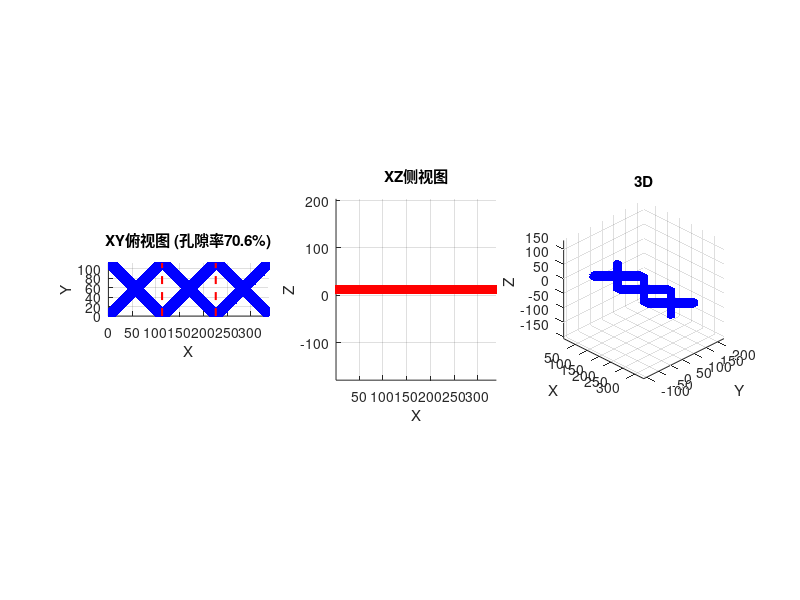

Recreate this plot in MATLAB.
%% RO 菱形编织隔网（孔隙率调整版）
clear; clc; close all;

%% 参数
pitch = 4.0;           % mm，节距
d_fiber = 1.0;         % mm，纤维直径
r_fiber = d_fiber / 2; % 0.5 mm

dx = 0.05;             % mm，分辨率

% 菱形几何
diamond_diag = pitch * sqrt(2);  % ≈ 5.657 mm

% 计算域：3个cross
Lx = 3 * diamond_diag;  % ≈ 16.97 mm
Ly = diamond_diag;      % ≈ 5.657 mm  
Lz = 1.2;               % mm，流道高度

NX = round(Lx / dx);    % 339
NY = round(Ly / dx);    % 113
NZ = round(Lz / dx);    % 24

fprintf('=== 菱形编织隔网 ===\n');
fprintf('纤维直径: %.2f mm\n', d_fiber);
fprintf('菱形对角线: %.3f mm\n', diamond_diag);
fprintf('网格: %d×%d×%d\n', NX, NY, NZ);

%% 网格坐标
x = (0:NX-1) * dx;
y = (0:NY-1) * dx;
z = (0:NZ-1) * dx;
[X, Y] = meshgrid(x, y);

%% XY平面：菱形编织
layer1_2D = false(NY, NX);  % +45°
layer2_2D = false(NY, NX);  % -45°

% +45° 纤维
for c = -Ly:diamond_diag:(Lx+Ly)
    dist = abs(X - Y - c) / sqrt(2);
    layer1_2D = layer1_2D | (dist < r_fiber);
end

% -45° 纤维
for c = 0:diamond_diag:(Lx+Ly)
    dist = abs(X + Y - c) / sqrt(2);
    layer2_2D = layer2_2D | (dist < r_fiber);
end

%% Z方向关键修正：交错单层结构
% 真实隔网：上下两层纤维在交叉点处交错，不是简单叠加
% Z厚度 ≈ 1.5 * d_fiber（一层厚度 + 交叉点凸起）

solid = false(NY, NX, NZ);

% 计算每层的固体：下层+45°和上层-45°的并集
XY_solid = layer1_2D | layer2_2D;

% 在Z方向，隔网占据中间区域（模拟编织厚度）
z_center = Lz / 2;
net_thickness = 0.8;  % mm，隔网实际厚度（比直径略小，因为交叉）

for iz = 1:NZ
    z_phys = z(iz);
    
    % 隔网占据中间区域
    if abs(z_phys - z_center) < (net_thickness/2)
        solid(:, :, iz) = XY_solid;
    end
end

%% 统计
solid_count = sum(solid(:));
porosity = 1 - solid_count / (NX*NY*NZ);
fprintf('\n孔隙率: %.2f%%\n', porosity*100);

%% 可视化
figure('Name', '菱形编织隔网', 'Position', [50 50 1400 400]);

[ys, xs, zs] = ind2sub([NY, NX, NZ], find(solid));

% XY俯视图
subplot(1,3,1);
scatter(xs, ys, 3, 'b', 'filled');
axis equal tight;
xlabel('X'); ylabel('Y');
title(sprintf('XY俯视图 (孔隙率%.1f%%)', porosity*100));
grid on;
xlim([0 NX-1]); ylim([0 NY-1]);

hold on;
for i = 1:2
    xv = i * diamond_diag / dx;
    plot([xv xv], [0 NY-1], 'r--', 'LineWidth', 1.5);
end
hold off;

% XZ
subplot(1,3,2);
scatter(xs, zs, 2, 'r', 'filled');
axis equal tight;
xlabel('X'); ylabel('Z');
title('XZ侧视图');
grid on;

% 3D
subplot(1,3,3);
scatter3(xs, ys, zs, 2, 'b', 'filled');
axis equal tight;
xlabel('X'); ylabel('Y'); zlabel('Z');
title('3D');
view(45,30); grid on;

%% 导出
fid = fopen('geometry_check.dat', 'w');
fprintf(fid, 'X Y Z\n');
for i = 1:length(xs)
    fprintf(fid, '%d %d %d\n', xs(i)-1, ys(i)-1, zs(i)-1);
end
fclose(fid);

%% 如果孔隙率不对，给出建议
fprintf('\n=== 建议 ===\n');
if porosity < 0.80
    fprintf('孔隙率偏低，可调整：\n');
    fprintf('1. 减小 net_thickness（当前%.1fmm）\n', net_thickness);
    fprintf('2. 减小纤维直径 d_fiber\n');
    fprintf('3. 增大节距 pitch\n');
end
